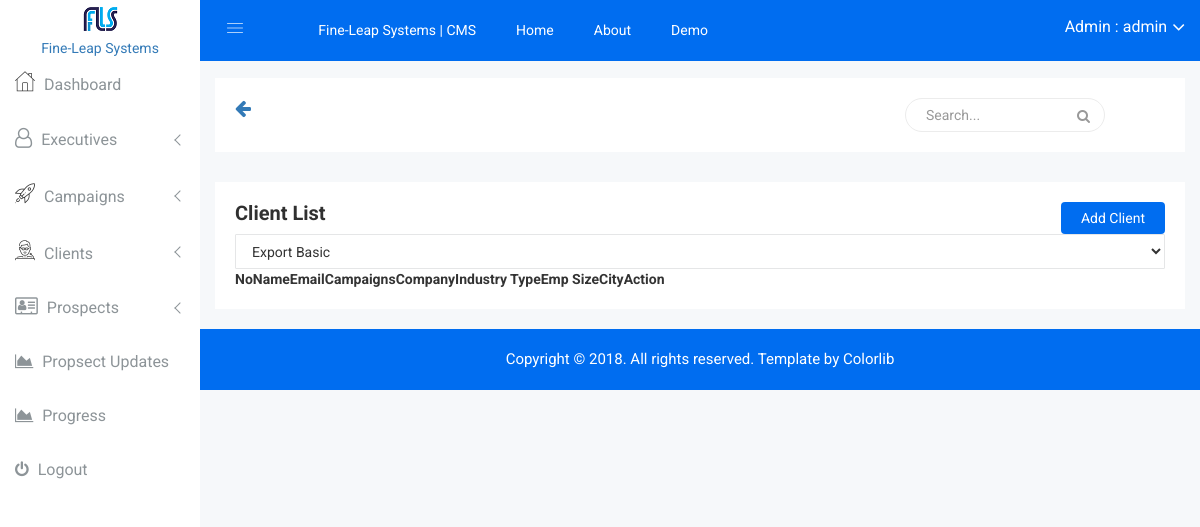
/crm_admin/clients/list/ (signed in), run on an earlier commit of the app's database.
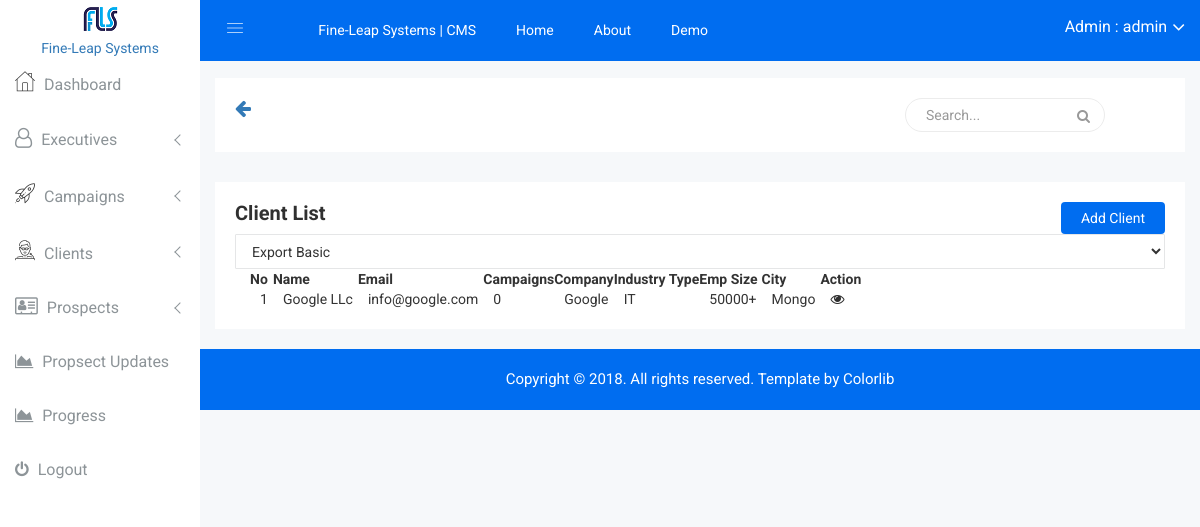
And on a later commit of the database.
### clients/models.py (models this page shows, shortened)
class Client(models.Model):
    name = models.CharField(max_length=64)
    slug = models.SlugField(blank=True)
    director = models.CharField(max_length=64)
    company = models.CharField(max_length=128, blank=True)
    email = models.EmailField(blank=True)
    email2 = models.EmailField(blank=True)
    phone = models.CharField(max_length=15, blank=True)
    phone2 = models.CharField(max_length=15, blank=True)
    emp_size = models.CharField(max_length=16, blank=True)
    website = models.CharField(max_length=64, blank=True)
    industry_type = models.CharField(max_length=64, blank=True)
    city = models.CharField(max_length=32, blank=True)
    state = models.CharField(max_length=32, blank=True)
    country = models.CharField(max_length=32, blank=True)
    zip_code = models.CharField(max_length=12, blank=True, null=True)
    details = models.TextField(blank=True)
    added_on = models.DateTimeField(auto_now_add=True)
    @property
    def get_display_text(self):
        return self.name
    @property
    def get_campaigns(self):
        return self.campaign_set.all()
    @property
    def get_admin_update_url(self):
        return reverse_lazy("crm_admin:client_update", kwargs={'slug': self.slug})

### crm_admin/views.py (the view)
        class WrappedClass(UserPassesTestMixin, wrapped):
            def test_func(self):
                return self.request.user.is_superuser

### crm_admin/views.py (called while the page is built)
def superuser_required():
    def wrapper(wrapped):
        class WrappedClass(UserPassesTestMixin, wrapped):
            def test_func(self):
                return self.request.user.is_superuser
        return WrappedClass
    return wrapper

### portal/models.py (called while the page is built)
    def __str__(self):
        return self.get_email_name

    @property
    def get_display_text(self):
        if self.get_full_name:
            return self.get_full_name
        else:
            return self.__str__()

    @property
    def get_full_name(self):
        return "{} {}".format(self.first_name, self.last_name) if (self.first_name or self.last_name) else ""

    @property
    def get_email_name(self):
        email_str = str(self.email)
        return email_str[:email_str.rfind("@")]

### crm_admin/templates/crm_admin/clients/list.html (shortened to what this page needs)
{% extends "crm_admin/base.html" %}
{% load result_tags %}
{% load static %}
{% block content %}
            <div class="data-table-area mg-b-15">
            <div class="container-fluid">
                <div class="row">
                    <div class="col-lg-12 col-md-12 col-sm-12 col-xs-12">
                        <div class="sparkline13-list">
                            <div class="sparkline13-hd">
                                <div class="main-sparkline13-hd">
                                    <h1>Client List</h1>
                                    <div class="add-product">
                                        <a href="{% url "crm_admin:client_add" %}">Add Client</a>
                                    </div>
                                </div>
                            </div>
                            <div class="sparkline13-graph">
                                <div class="datatable-dashv1-list custom-datatable-overright">
                                    <div id="toolbar">
                                        <select class="form-control dt-tb">
											<option value="">Export Basic</option>
										</select>
                                    </div>
                                    <table id="table" data-toggle="table" data-pagination="true" data-search="true" data-show-columns="true" data-show-pagination-switch="true" data-show-refresh="true" data-key-events="true" data-show-toggle="true" data-resizable="true" data-cookie="true"
                                        data-cookie-id-table="saveId" data-show-export="true" data-click-to-select="true" data-toolbar="#toolbar">
                                        <thead>
                                            <tr>
                                                <th data-field="state" data-checkbox="true"></th>
                                                <th data-field="id">No</th>
                                                <th data-field="name">Name</th>
                                                <th data-field="email">Email</th>
                                                <th data-field="campaigns">Campaigns</th>
                                                <th data-field="company">Company</th>
                                                <th data-field="industry_type">Industry Type</th>
                                                <th data-field="emp_size">Emp Size</th>
                                                <th data-field="city">City</th>
                                                <th data-field="action">Action</th>
                                            </tr>
                                        </thead>
                                        <tbody>
                                            {% for client in clients %}
                                                <tr>
                                                    <td></td>
                                                    <td>{{ forloop.counter }}</td>
                                                    <td>{{ client.get_display_text }}</td>
                                                    <td>{{ client.email }}</td>
                                                    <td>{{ client.get_campaigns.count }}</td>
                                                    <td>{{ client.company }}</td>
                                                    <td>{{ client.industry_type }}</td>
                                                    <td>{{ client.emp_size }}</td>
                                                    <td>{{ client.city }}</td>
                                                    <td class="datatable-ct"><a href="{{ client.get_admin_update_url }}"><i class="fa fa-eye"></i></a></td>
                                                </tr>
                                            {% endfor %}
                                        </tbody>
                                    </table>
                                </div>
                            </div>
                        </div>
                    </div>
                </div>
            </div>
        </div>
{% endblock %}

What changed in the data, as far as the page shows it:
added Client: get_display_text "Google LLc", email "info@google.com", get_campaigns.count "0", company "Google", industry_type "IT", emp_size "50000+", city "Mongo"
